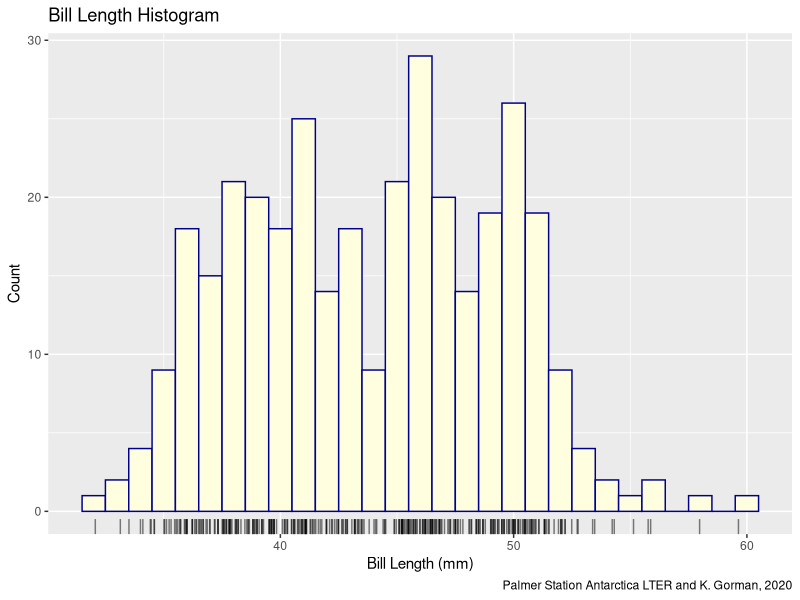
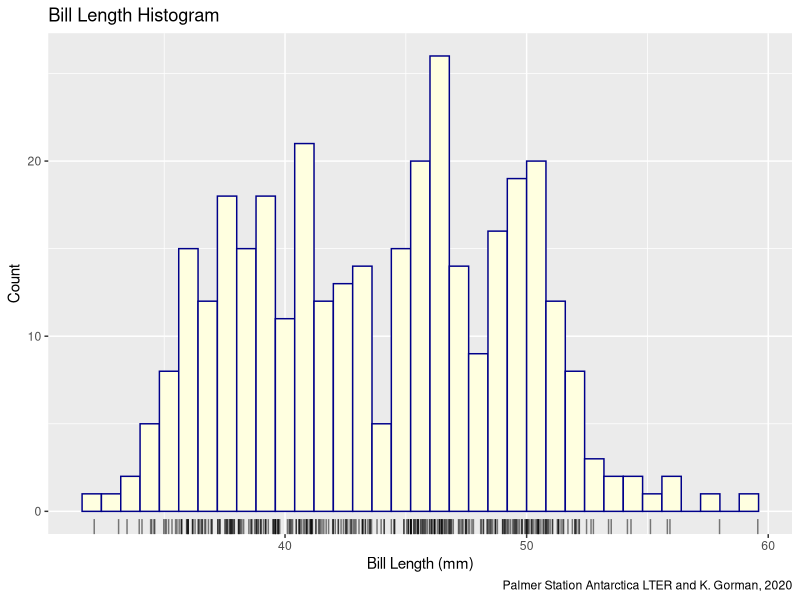
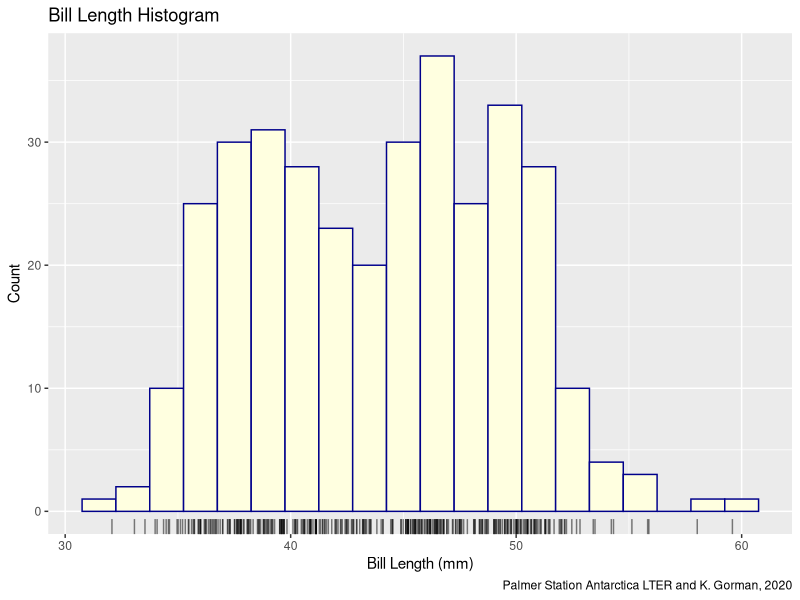
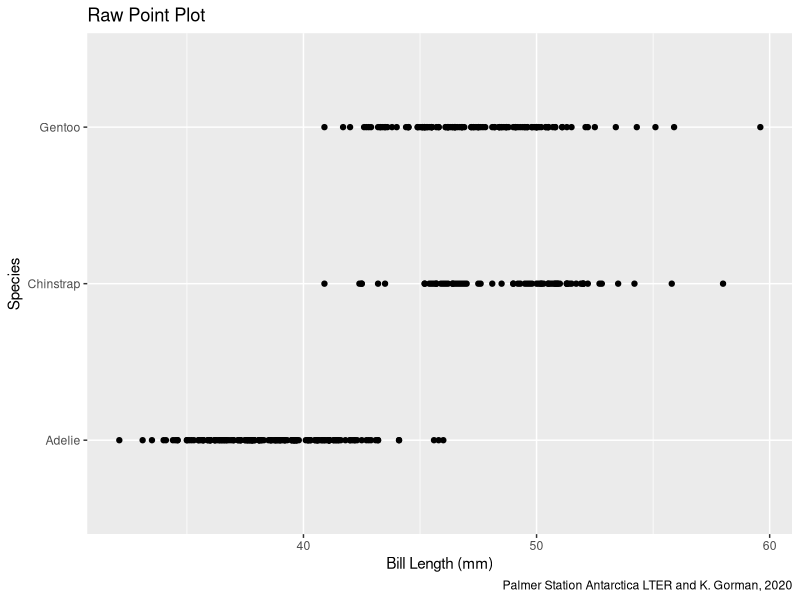
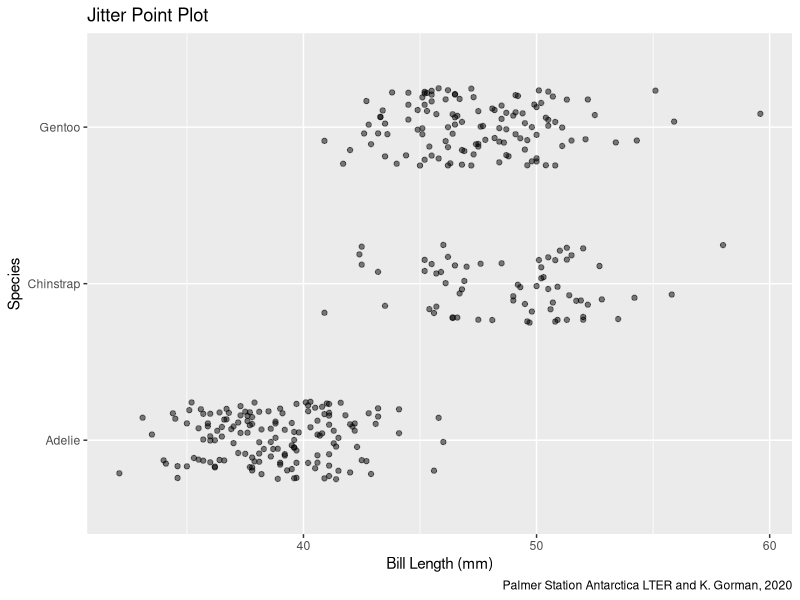
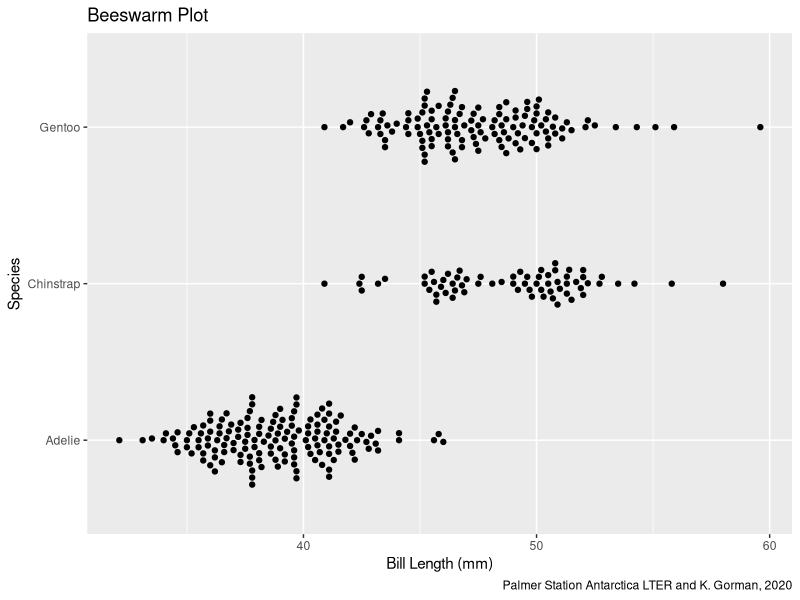
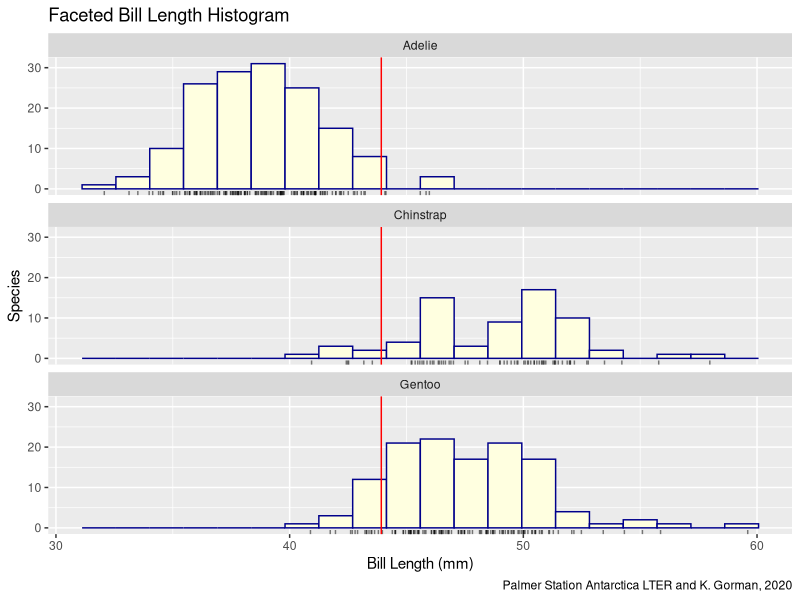
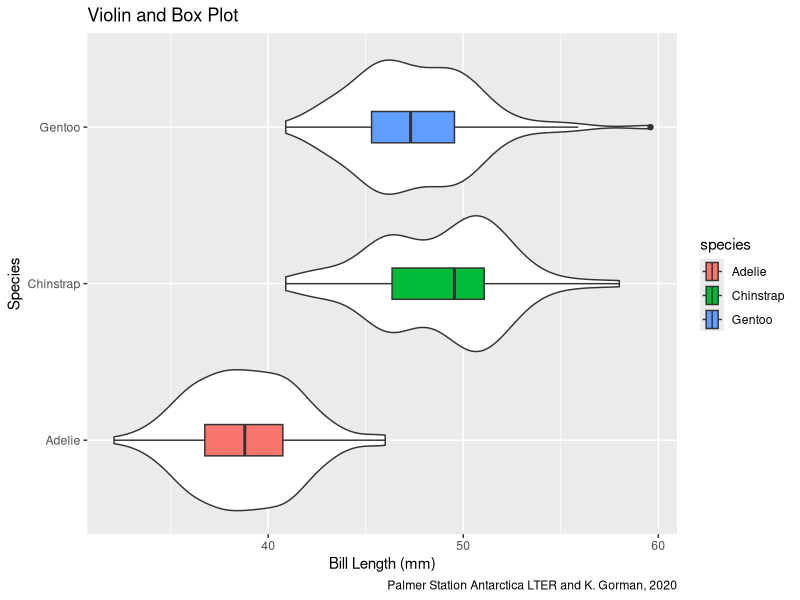

These charts were generated, in order, by the following R code:
## ---- chunk 1
#| label: setup
#| message: false
library(tidyverse)
library(ggbeeswarm)
## ---- chunk 2
#| label: data-preparation

penguins <- palmerpenguins::penguins

nrow(penguins)
ncol(penguins)

head(penguins)
tail(penguins)
glimpse(penguins)

penguins_bill <- penguins |>
    select(species, bill_len = bill_length_mm , bill_dep = bill_depth_mm) |>
    drop_na()

nrow(penguins_bill)
## ---- chunk 3
#| label: verifier-3.1

## ---- chunk 4
#| label: bill-length-histogram

caption_source <- "Palmer Station Antarctica LTER and K. Gorman, 2020"

gg_hist_bins <- function(w) {
    ggplot(penguins_bill, aes(x = .data$bill_len)) +
        geom_histogram(
            binwidth = w,
            fill = "lightyellow",
            color = "darkblue"
        ) +
        geom_rug(
            aes(y = 0),
            position = position_jitter( height = 0 ),
            alpha = 0.5,
            sides = "b"
        ) +
        labs(
            x = "Bill Length (mm)",
            y = "Count",
            title = "Bill Length Histogram",
            caption = caption_source
        )
}

gg_hist_bins(1)

## ---- chunk 5
#| label: verifier-3.2a


## ---- chunk 6
#| label: histogram-bin-width

gg_hist_bins(0.8)

gg_hist_bins(1.5)

## ---- chunk 7
#| label: raw-point-plot

labs_len_by_species <- labs(
    x = "Bill Length (mm)",
    y = "Species",
    caption = caption_source
)

ggplot(penguins_bill, aes(x = .data$bill_len, y = .data$species)) +
    geom_point() + 
    labs_len_by_species +
    labs(title = "Raw Point Plot")

## ---- chunk 8
#| label: jitter-point-plot

ggplot(penguins_bill, aes(x = .data$bill_len, y = .data$species)) +
    geom_jitter(
        alpha = 0.5,
        width = 0,
        height = 0.25
    ) + 
    labs_len_by_species +
    labs(title = "Jitter Point Plot")

## ---- chunk 9
#| label: beeswarm-plot

ggplot(penguins_bill, aes(x = .data$bill_len, y = .data$species)) +
    geom_beeswarm( 
        cex = 1.5
    ) +
    labs_len_by_species +
    labs(title = "Beeswarm Plot")


## ---- chunk 10
#| label: faceted-histogram

ggplot(penguins_bill, aes(x = .data$bill_len)) +
    geom_histogram(
        bins = 20,
        fill = "lightyellow",
        color = "darkblue"
    ) +
    geom_rug(
        aes(y = 0),
        position = position_jitter( height = 0 ),
        alpha = 0.5,
        sides = "b"
    ) +
    facet_wrap(vars(species), ncol = 1) +
    geom_vline(aes(xintercept = mean(bill_len)), color = "red") +
    labs_len_by_species +
    labs(title = "Faceted Bill Length Histogram")

## ---- chunk 11
#| label: violin-with-box-plot

ggplot(penguins_bill, aes(bill_len, species)) +
    geom_violin() +
    geom_boxplot(aes(fill = species), width = 0.2) +
    labs_len_by_species +
    labs(title = "Violin and Box Plot")

## ---- chunk 12
#| label: bill-depth-histogram

gg_depth_bins <- function(w) {
    ggplot(penguins_bill, aes(x = .data$bill_dep)) +
        geom_histogram(
            binwidth = w,
            fill = "lightyellow",
            color = "darkblue"
        ) +
        geom_rug(
            aes(y = 0),
            position = position_jitter( height = 0 ),
            alpha = 0.5,
            sides = "b"
        ) +
        labs(
            x = "Bill Depth (mm)",
            y = "Count",
            title = str_c("Bill Depth Histogram"),
            caption = caption_source
        )
}

gg_depth_bins(1)
## ---- chunk 13
#| label: faceted-bill-depth-histogram

global_mean_dep <- mean(penguins_bill$bill_dep)

ggplot(penguins_bill, aes(x = .data$bill_dep)) +
    geom_histogram(
        binwidth = 0.5,
        fill = "lightyellow",
        color = "darkblue"
    ) +
    facet_wrap(vars(species), ncol = 1) +
    geom_rug(
        aes(y = 0),
        position = position_jitter( height = 0 ),
        alpha = 0.5,
        sides = "b"
    ) +
    geom_vline(aes(xintercept = global_mean_dep), color = "red") +
    labs_len_by_species +
    labs(
        x = "Bill Depth (mm)",
        title = "Faceted Bill Depth Histogram"
    )
## ---- chunk 14
#| label: verifier-3.3c


## ---- chunk 15
#| label: scatter-plot-with-linear-model

labs_len_by_bills <- labs(
    x = "Bill Length (mm)",
    y = "Bill Depth (mm)",
    caption = caption_source
)

lm_plot <-
    ggplot(penguins_bill, aes(x = .data$bill_len, y = .data$bill_dep)) +
        geom_point() +
        geom_smooth(
            method = "lm"
        ) +
        labs_len_by_bills

lm_plot +
    labs( title = "Scatter plot with linear model")

## ---- chunk 16
#| label: overplotting

coord_counts <- penguins_bill |>
  count(bill_len, bill_dep)

hidden_points <- sum(coord_counts$n) - nrow(coord_counts)
max_stack <- max(coord_counts$n)

hidden_points
max_stack

## ---- chunk 17
#| label: jitter-overplot

ggplot(penguins_bill, aes(x = .data$bill_len, y = .data$bill_dep)) +
    geom_jitter(
    alpha = 0.5,
    width = 0,
    height = 0.1
    ) + 
    geom_smooth(
        method = "lm"
    ) +
    labs_len_by_bills +
    labs( title = "Jittered Scatter plot")

## ---- chunk 18
#| label: count-overplot

ggplot(penguins_bill, aes(x = .data$bill_len, y = .data$bill_dep)) +
    geom_smooth(method = "lm") +
    geom_count(alpha = 0.5) +
    scale_size_area() +
    labs_len_by_bills +
    labs(title = "Count-symbol Plot") 

## ---- chunk 19
#| label: color-scatter-plot

ggplot(penguins_bill, aes(x = .data$bill_len, y = .data$bill_dep, color = .data$species)) +
    geom_smooth(method = "lm") +
    geom_count(alpha = 0.5) +
    scale_size_area() +
    labs_len_by_bills +
    labs(
        title = "Colored Count-symbol Plot",
        color = "Species"
    ) 
